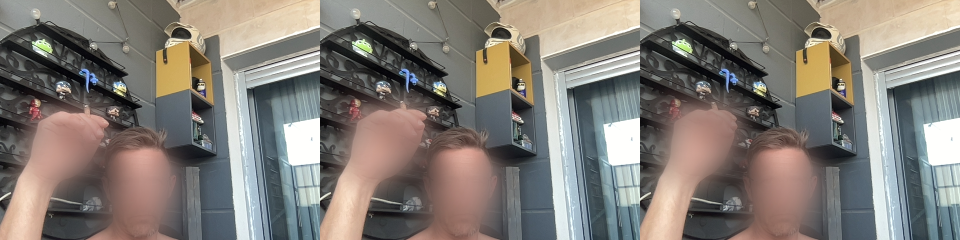
#> input picture backend/data/uploads/frames/1e649c243e394cd4a9c730fe12e19cd8/f30576ab008f4b47b4d907748484f87f.jpg, 1920 x 480 px (shown at 1/2 size)
$ python -i detection_visual_fingerprint.py   (imports and definitions only)
#> lines starting #> are read from the running program, lines starting #| are printed output that depends on the picture
#> further down, picture is the input picture: PIL image 1920x480 RGB; mean R, G, B 130.5, 124.5, 118.3
"""Local visual fingerprint for the tracking dedup gate.

Each YOLO crop receives a tiny fingerprint derived from the cropped image
itself, with **no API call**:

- ``hist`` — HSV color histogram normalised to a unit-L1 distribution
  with 24 bins per channel (72 floats total). Captures the dominant
  colour distribution of the subject (clothing/vehicle paint).
- ``dhash`` — 64-bit perceptual difference hash. Captures coarse
  structural layout (silhouette, light/dark transitions). Tolerates
  small position shifts but breaks on a different subject.
- ``thumb`` — a tiny normalised grayscale thumbnail (``STRUCT_SIDE`` x
  ``STRUCT_SIDE`` = 256 bytes) used for a direct **pixel-structure**
  comparison. Compared via zero-mean normalised cross-correlation
  (NCC), which is invariant to linear brightness/contrast shifts — so a
  subject that stays put while the lighting drifts still scores high.

A crop is flagged as the **same** subject when EITHER:

1. Pixel-structure NCC over ``thumb`` ``>= structure_threshold``
   (default 0.80). This is the primary gate: it catches a static
   subject (e.g. a person sitting still in front of the camera) even
   when small lighting/JPEG changes nudge the colour histogram around,
   which previously let the same person through repeatedly.
2. HSV histogram cosine ``>= hist_threshold`` (default 0.92) **AND**
   dHash Hamming distance ``<= hash_threshold`` (default 12 / 64 bits).
   The combined colour+layout condition stays as a secondary catch for
   subjects whose fine structure shifted but whose colour and coarse
   silhouette are clearly identical.

The structural NCC gate is what makes the local pre-send filter strong
enough to collapse a stationary subject down to a single queued crop
inside the dedup window.
"""

from __future__ import annotations

import json
import logging
from typing import Iterable

logger = logging.getLogger("ghost.detection.fingerprint")

# Public knobs for the math; the wire-up reads runtime values from
# ``settings.detection_visual_dedupe_*`` so production can tune without
# editing this module.
HIST_BINS_PER_CHANNEL = 24
HIST_TOTAL_BINS = HIST_BINS_PER_CHANNEL * 3
DHASH_SIDE = 8  # 8x8 difference -> 64 bits
RESIZE_FOR_HIST = 64  # square downscale before histogram
DHASH_RESIZE = (DHASH_SIDE + 1, DHASH_SIDE)  # 9x8 grayscale
# Side of the grayscale structural thumbnail. 16x16 = 256 samples keeps
# storage tiny while retaining enough spatial detail for an NCC compare
# that distinguishes "same static subject" from a genuinely new one.
STRUCT_SIDE = 16
STRUCT_LEN = STRUCT_SIDE * STRUCT_SIDE
# Below this standard deviation a thumbnail is treated as flat (e.g. a
# solid crop) — NCC is undefined on a constant signal, so we report no
# structural match rather than dividing by zero.
_STRUCT_MIN_STD = 1e-6


def _ensure_pil(image):

    if image.mode != "RGB":
        image = image.convert("RGB")
    return image


def _hsv_histogram(pil_image) -> list[float]:
    """Return a normalised HSV histogram (24+24+24 bins).

    Empty / black crops collapse to a uniform distribution so the cosine
    similarity stays well-defined.
    """

    import numpy as np  # type: ignore
    from PIL import Image  # type: ignore

    img = _ensure_pil(pil_image)
    img = img.resize((RESIZE_FOR_HIST, RESIZE_FOR_HIST), Image.BILINEAR)
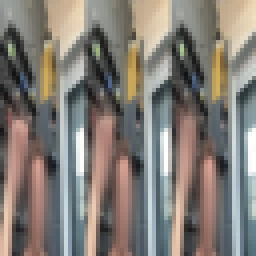
#> img: PIL image 64x64 RGB (shown 4 times larger); mean R, G, B 130.5, 124.5, 118.3
    hsv = np.asarray(img.convert("HSV"), dtype=np.float32)
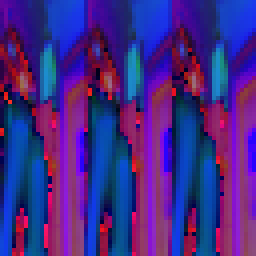
#> hsv: shape (64, 64, 3) float32 (shown 4 times larger); mean R, G, B 68.3, 40.4, 136.2
    h_channel = hsv[..., 0].ravel()
#> h_channel = 4096 values, max 250 at index 3595, min 0 at index 794, mean 68.31
    s_channel = hsv[..., 1].ravel()
#> s_channel = 4096 values, max 147 at index 1058, min 0 at index 794, mean 40.39
    v_channel = hsv[..., 2].ravel()
#> v_channel = 4096 values, max 255 at index 2175, min 20 at index 1155, mean 136.2

    hist = []
    for channel in (h_channel, s_channel, v_channel):
        # Pillow HSV channels are 0..255; bins are evenly spaced.
        counts, _ = np.histogram(
            channel,
            bins=HIST_BINS_PER_CHANNEL,
            range=(0, 256),
        )
        total = counts.sum()
        if total <= 0:
            normalised = np.full(HIST_BINS_PER_CHANNEL, 1.0 / HIST_BINS_PER_CHANNEL)
        else:
            normalised = counts.astype(np.float64) / float(total)
        hist.extend(float(v) for v in normalised)
#> this loop made 3 passes
#> after the loop, hist = 72 values, max 0.21 at index 0, min 0 at index 20, mean 0.0417
    return hist


# [263 lines left out: functions _dhash, _structure_thumb, compute_fingerprint, serialize, deserialize, cosine_similarity and 3 more, not called in this run]

>>> from PIL import Image
>>> picture = Image.open('../../data/uploads/frames/1e649c243e394cd4a9c730fe12e19cd8/f30576ab008f4b47b4d907748484f87f.jpg')
>>> result = _hsv_histogram(picture)
#> result has the same summary as hist in _hsv_histogram
